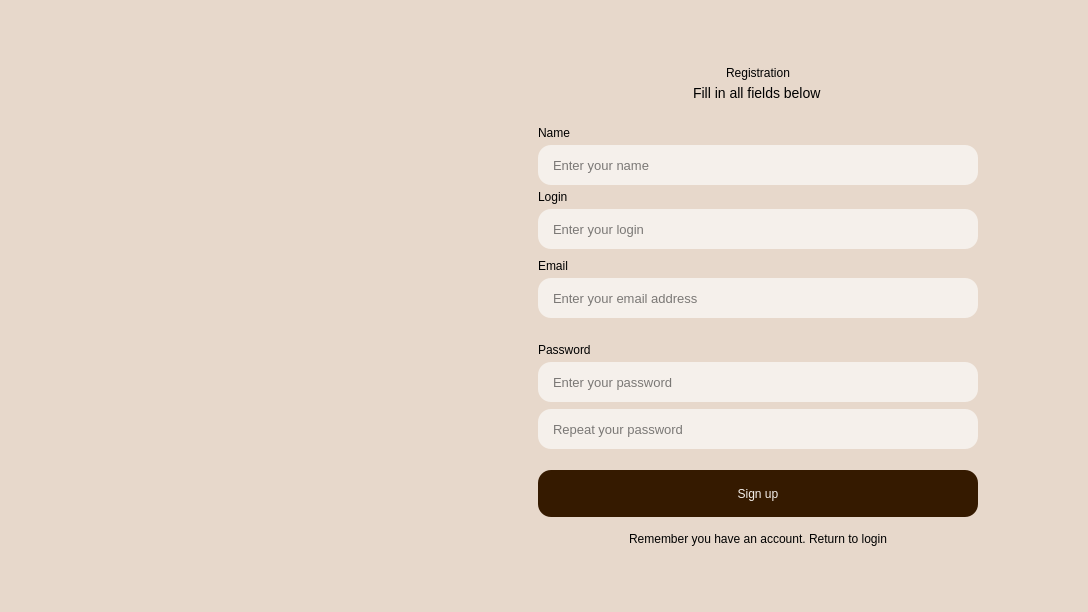
<?xml version="1.0" encoding="UTF-8"?>
<ui version="4.0">
 <class>register_window</class>
 <widget class="QMainWindow" name="register_window">
  <property name="geometry">
   <rect>
    <x>0</x>
    <y>0</y>
    <width>1088</width>
    <height>612</height>
   </rect>
  </property>
  <property name="sizePolicy">
   <sizepolicy hsizetype="Fixed" vsizetype="Fixed">
    <horstretch>0</horstretch>
    <verstretch>0</verstretch>
   </sizepolicy>
  </property>
  <property name="minimumSize">
   <size>
    <width>1088</width>
    <height>612</height>
   </size>
  </property>
  <property name="maximumSize">
   <size>
    <width>1088</width>
    <height>612</height>
   </size>
  </property>
  <property name="windowTitle">
   <string>Registration</string>
  </property>
  <property name="styleSheet">
   <string notr="true">background-color: #E7D8CB;
color: #000000;</string>
  </property>
  <widget class="QWidget" name="Window">
   <layout class="QHBoxLayout" name="horizontalLayout">
    <property name="spacing">
     <number>0</number>
    </property>
    <property name="leftMargin">
     <number>30</number>
    </property>
    <property name="topMargin">
     <number>30</number>
    </property>
    <property name="rightMargin">
     <number>0</number>
    </property>
    <property name="bottomMargin">
     <number>30</number>
    </property>
    <item>
     <widget class="QWidget" name="Photo" native="true">
      <property name="sizePolicy">
       <sizepolicy hsizetype="Preferred" vsizetype="Preferred">
        <horstretch>0</horstretch>
        <verstretch>0</verstretch>
       </sizepolicy>
      </property>
      <property name="minimumSize">
       <size>
        <width>0</width>
        <height>0</height>
       </size>
      </property>
      <property name="maximumSize">
       <size>
        <width>8000</width>
        <height>8000</height>
       </size>
      </property>
      <property name="baseSize">
       <size>
        <width>0</width>
        <height>0</height>
       </size>
      </property>
      <layout class="QHBoxLayout" name="horizontalLayout_2">
       <property name="spacing">
        <number>0</number>
       </property>
       <property name="leftMargin">
        <number>0</number>
       </property>
       <property name="topMargin">
        <number>0</number>
       </property>
       <property name="rightMargin">
        <number>0</number>
       </property>
       <property name="bottomMargin">
        <number>0</number>
       </property>
       <item>
        <widget class="QWidget" name="widget" native="true">
         <property name="sizePolicy">
          <sizepolicy hsizetype="Fixed" vsizetype="Fixed">
           <horstretch>0</horstretch>
           <verstretch>0</verstretch>
          </sizepolicy>
         </property>
         <property name="minimumSize">
          <size>
           <width>380</width>
           <height>510</height>
          </size>
         </property>
         <property name="styleSheet">
          <string notr="true">border-image: url(:/resources/resources/Welcome_photo.png) 0 stretch cover;</string>
         </property>
        </widget>
       </item>
      </layout>
     </widget>
    </item>
    <item>
     <widget class="QWidget" name="LoginForm" native="true">
      <property name="sizePolicy">
       <sizepolicy hsizetype="Fixed" vsizetype="Preferred">
        <horstretch>0</horstretch>
        <verstretch>0</verstretch>
       </sizepolicy>
      </property>
      <property name="minimumSize">
       <size>
        <width>660</width>
        <height>0</height>
       </size>
      </property>
      <property name="maximumSize">
       <size>
        <width>660</width>
        <height>16777215</height>
       </size>
      </property>
      <property name="baseSize">
       <size>
        <width>0</width>
        <height>0</height>
       </size>
      </property>
      <property name="toolTip">
       <string extracomment="Enter your email"/>
      </property>
      <property name="styleSheet">
       <string notr="true"/>
      </property>
      <layout class="QVBoxLayout" name="verticalLayout">
       <property name="spacing">
        <number>0</number>
       </property>
       <property name="leftMargin">
        <number>110</number>
       </property>
       <property name="topMargin">
        <number>0</number>
       </property>
       <property name="rightMargin">
        <number>110</number>
       </property>
       <property name="bottomMargin">
        <number>0</number>
       </property>
       <item>
        <spacer name="LoginForm_verticalSpacer">
         <property name="orientation">
          <enum>Qt::Vertical</enum>
         </property>
         <property name="sizeHint" stdset="0">
          <size>
           <width>20</width>
           <height>40</height>
          </size>
         </property>
        </spacer>
       </item>
       <item alignment="Qt::AlignHCenter|Qt::AlignVCenter">
        <widget class="QLabel" name="HeadingText">
         <property name="sizePolicy">
          <sizepolicy hsizetype="Fixed" vsizetype="Preferred">
           <horstretch>0</horstretch>
           <verstretch>0</verstretch>
          </sizepolicy>
         </property>
         <property name="styleSheet">
          <string notr="true">font: 800 38px;</string>
         </property>
         <property name="text">
          <string>Registration</string>
         </property>
        </widget>
       </item>
       <item>
        <spacer name="verticalSpacer_2">
         <property name="orientation">
          <enum>Qt::Vertical</enum>
         </property>
         <property name="sizeType">
          <enum>QSizePolicy::Fixed</enum>
         </property>
         <property name="sizeHint" stdset="0">
          <size>
           <width>20</width>
           <height>5</height>
          </size>
         </property>
        </spacer>
       </item>
       <item alignment="Qt::AlignHCenter|Qt::AlignVCenter">
        <widget class="QLabel" name="HeadingSubtext">
         <property name="styleSheet">
          <string notr="true">font: 200 14px;</string>
         </property>
         <property name="text">
          <string>Fill in all fields below</string>
         </property>
        </widget>
       </item>
       <item>
        <spacer name="verticalSpacer_3">
         <property name="orientation">
          <enum>Qt::Vertical</enum>
         </property>
         <property name="sizeType">
          <enum>QSizePolicy::Fixed</enum>
         </property>
         <property name="sizeHint" stdset="0">
          <size>
           <width>20</width>
           <height>25</height>
          </size>
         </property>
        </spacer>
       </item>
       <item>
        <widget class="QLabel" name="NameLabel">
         <property name="styleSheet">
          <string notr="true">font: 400 17pt;</string>
         </property>
         <property name="text">
          <string>Name</string>
         </property>
        </widget>
       </item>
       <item>
        <spacer name="verticalSpacer_12">
         <property name="orientation">
          <enum>Qt::Vertical</enum>
         </property>
         <property name="sizeType">
          <enum>QSizePolicy::Fixed</enum>
         </property>
         <property name="sizeHint" stdset="0">
          <size>
           <width>20</width>
           <height>5</height>
          </size>
         </property>
        </spacer>
       </item>
       <item>
        <widget class="QLineEdit" name="NameInput">
         <property name="minimumSize">
          <size>
           <width>0</width>
           <height>40</height>
          </size>
         </property>
         <property name="toolTip">
          <string/>
         </property>
         <property name="statusTip">
          <string/>
         </property>
         <property name="whatsThis">
          <string/>
         </property>
         <property name="accessibleName">
          <string/>
         </property>
         <property name="accessibleDescription">
          <string/>
         </property>
         <property name="autoFillBackground">
          <bool>false</bool>
         </property>
         <property name="styleSheet">
          <string notr="true">font: 13px;
color: #000000;

background-color: #F5F0EB;
border-radius: 13px;
padding: 0 13px;</string>
         </property>
         <property name="inputMethodHints">
          <set>Qt::ImhHiddenText</set>
         </property>
         <property name="inputMask">
          <string/>
         </property>
         <property name="text">
          <string/>
         </property>
         <property name="cursorPosition">
          <number>0</number>
         </property>
         <property name="placeholderText">
          <string>Enter your name</string>
         </property>
        </widget>
       </item>
       <item>
        <spacer name="verticalSpacer_5">
         <property name="orientation">
          <enum>Qt::Vertical</enum>
         </property>
         <property name="sizeType">
          <enum>QSizePolicy::Fixed</enum>
         </property>
         <property name="sizeHint" stdset="0">
          <size>
           <width>20</width>
           <height>5</height>
          </size>
         </property>
        </spacer>
       </item>
       <item>
        <widget class="QLabel" name="LoginLabel">
         <property name="styleSheet">
          <string notr="true">font: 400 17pt;</string>
         </property>
         <property name="text">
          <string>Login</string>
         </property>
        </widget>
       </item>
       <item>
        <spacer name="verticalSpacer_15">
         <property name="orientation">
          <enum>Qt::Vertical</enum>
         </property>
         <property name="sizeType">
          <enum>QSizePolicy::Fixed</enum>
         </property>
         <property name="sizeHint" stdset="0">
          <size>
           <width>20</width>
           <height>5</height>
          </size>
         </property>
        </spacer>
       </item>
       <item>
        <widget class="QLineEdit" name="LoginInput">
         <property name="minimumSize">
          <size>
           <width>0</width>
           <height>40</height>
          </size>
         </property>
         <property name="toolTip">
          <string/>
         </property>
         <property name="statusTip">
          <string/>
         </property>
         <property name="whatsThis">
          <string/>
         </property>
         <property name="accessibleName">
          <string/>
         </property>
         <property name="accessibleDescription">
          <string/>
         </property>
         <property name="autoFillBackground">
          <bool>false</bool>
         </property>
         <property name="styleSheet">
          <string notr="true">font: 13px;
color: #000000;

background-color: #F5F0EB;
border-radius: 13px;
padding: 0 13px;</string>
         </property>
         <property name="inputMethodHints">
          <set>Qt::ImhHiddenText</set>
         </property>
         <property name="inputMask">
          <string/>
         </property>
         <property name="text">
          <string/>
         </property>
         <property name="cursorPosition">
          <number>0</number>
         </property>
         <property name="placeholderText">
          <string>Enter your login</string>
         </property>
        </widget>
       </item>
       <item>
        <spacer name="verticalSpacer_13">
         <property name="orientation">
          <enum>Qt::Vertical</enum>
         </property>
         <property name="sizeType">
          <enum>QSizePolicy::Fixed</enum>
         </property>
         <property name="sizeHint" stdset="0">
          <size>
           <width>20</width>
           <height>10</height>
          </size>
         </property>
        </spacer>
       </item>
       <item>
        <widget class="QLabel" name="EmailLabel">
         <property name="styleSheet">
          <string notr="true">font: 400 17pt;</string>
         </property>
         <property name="text">
          <string>Email</string>
         </property>
        </widget>
       </item>
       <item>
        <spacer name="verticalSpacer_14">
         <property name="orientation">
          <enum>Qt::Vertical</enum>
         </property>
         <property name="sizeType">
          <enum>QSizePolicy::Fixed</enum>
         </property>
         <property name="sizeHint" stdset="0">
          <size>
           <width>20</width>
           <height>5</height>
          </size>
         </property>
        </spacer>
       </item>
       <item>
        <widget class="QLineEdit" name="EmailInput">
         <property name="minimumSize">
          <size>
           <width>0</width>
           <height>40</height>
          </size>
         </property>
         <property name="toolTip">
          <string/>
         </property>
         <property name="statusTip">
          <string/>
         </property>
         <property name="whatsThis">
          <string/>
         </property>
         <property name="accessibleName">
          <string/>
         </property>
         <property name="accessibleDescription">
          <string/>
         </property>
         <property name="autoFillBackground">
          <bool>false</bool>
         </property>
         <property name="styleSheet">
          <string notr="true">font: 13px;
color: #000000;

background-color: #F5F0EB;
border-radius: 13px;
padding: 0 13px;</string>
         </property>
         <property name="inputMethodHints">
          <set>Qt::ImhHiddenText</set>
         </property>
         <property name="inputMask">
          <string/>
         </property>
         <property name="text">
          <string/>
         </property>
         <property name="cursorPosition">
          <number>0</number>
         </property>
         <property name="placeholderText">
          <string>Enter your email address</string>
         </property>
        </widget>
       </item>
       <item>
        <spacer name="verticalSpacer_4">
         <property name="orientation">
          <enum>Qt::Vertical</enum>
         </property>
         <property name="sizeType">
          <enum>QSizePolicy::Fixed</enum>
         </property>
         <property name="sizeHint" stdset="0">
          <size>
           <width>20</width>
           <height>25</height>
          </size>
         </property>
        </spacer>
       </item>
       <item>
        <widget class="QLabel" name="PasswordLabel">
         <property name="styleSheet">
          <string notr="true">font: 400 17pt;</string>
         </property>
         <property name="text">
          <string>Password</string>
         </property>
        </widget>
       </item>
       <item>
        <spacer name="verticalSpacer_6">
         <property name="orientation">
          <enum>Qt::Vertical</enum>
         </property>
         <property name="sizeType">
          <enum>QSizePolicy::Fixed</enum>
         </property>
         <property name="sizeHint" stdset="0">
          <size>
           <width>20</width>
           <height>5</height>
          </size>
         </property>
        </spacer>
       </item>
       <item>
        <widget class="QLineEdit" name="PasswordInput">
         <property name="minimumSize">
          <size>
           <width>0</width>
           <height>40</height>
          </size>
         </property>
         <property name="styleSheet">
          <string notr="true">font: 13px;
color: #000000;

background-color: #F5F0EB;
border-radius: 13px;
padding: 0 13px;</string>
         </property>
         <property name="text">
          <string/>
         </property>
         <property name="maxLength">
          <number>25</number>
         </property>
         <property name="echoMode">
          <enum>QLineEdit::Password</enum>
         </property>
         <property name="cursorPosition">
          <number>0</number>
         </property>
         <property name="placeholderText">
          <string>Enter your password</string>
         </property>
        </widget>
       </item>
       <item>
        <spacer name="verticalSpacer_10">
         <property name="orientation">
          <enum>Qt::Vertical</enum>
         </property>
         <property name="sizeType">
          <enum>QSizePolicy::Fixed</enum>
         </property>
         <property name="sizeHint" stdset="0">
          <size>
           <width>20</width>
           <height>7</height>
          </size>
         </property>
        </spacer>
       </item>
       <item>
        <widget class="QLineEdit" name="RepeatPasswordInput">
         <property name="minimumSize">
          <size>
           <width>0</width>
           <height>40</height>
          </size>
         </property>
         <property name="styleSheet">
          <string notr="true">font: 13px;
color: #000000;

background-color: #F5F0EB;
border-radius: 13px;
padding: 0 13px;</string>
         </property>
         <property name="text">
          <string/>
         </property>
         <property name="maxLength">
          <number>25</number>
         </property>
         <property name="echoMode">
          <enum>QLineEdit::Password</enum>
         </property>
         <property name="cursorPosition">
          <number>0</number>
         </property>
         <property name="placeholderText">
          <string>Repeat your password</string>
         </property>
        </widget>
       </item>
       <item>
        <spacer name="verticalSpacer_7">
         <property name="orientation">
          <enum>Qt::Vertical</enum>
         </property>
         <property name="sizeType">
          <enum>QSizePolicy::Fixed</enum>
         </property>
         <property name="sizeHint" stdset="0">
          <size>
           <width>20</width>
           <height>21</height>
          </size>
         </property>
        </spacer>
       </item>
       <item>
        <widget class="QPushButton" name="SingUpButton">
         <property name="minimumSize">
          <size>
           <width>0</width>
           <height>47</height>
          </size>
         </property>
         <property name="cursor">
          <cursorShape>PointingHandCursor</cursorShape>
         </property>
         <property name="styleSheet">
          <string notr="true">font: 700 18px;
color: #F5F0EB;

background-color: #351A00;
border-radius: 13px;</string>
         </property>
         <property name="text">
          <string>Sign up</string>
         </property>
        </widget>
       </item>
       <item>
        <spacer name="verticalSpacer_8">
         <property name="orientation">
          <enum>Qt::Vertical</enum>
         </property>
         <property name="sizeType">
          <enum>QSizePolicy::Fixed</enum>
         </property>
         <property name="sizeHint" stdset="0">
          <size>
           <width>20</width>
           <height>15</height>
          </size>
         </property>
        </spacer>
       </item>
       <item>
        <widget class="QPushButton" name="AuthorizationButton">
         <property name="cursor">
          <cursorShape>PointingHandCursor</cursorShape>
         </property>
         <property name="styleSheet">
          <string notr="true">font: 500 13px;
border: none;</string>
         </property>
         <property name="text">
          <string>Remember you have an account. Return to login</string>
         </property>
        </widget>
       </item>
       <item>
        <spacer name="verticalSpacer_9">
         <property name="orientation">
          <enum>Qt::Vertical</enum>
         </property>
         <property name="sizeType">
          <enum>QSizePolicy::Expanding</enum>
         </property>
         <property name="sizeHint" stdset="0">
          <size>
           <width>20</width>
           <height>40</height>
          </size>
         </property>
        </spacer>
       </item>
      </layout>
     </widget>
    </item>
   </layout>
  </widget>
 </widget>
 <resources/>
 <connections/>
</ui>
